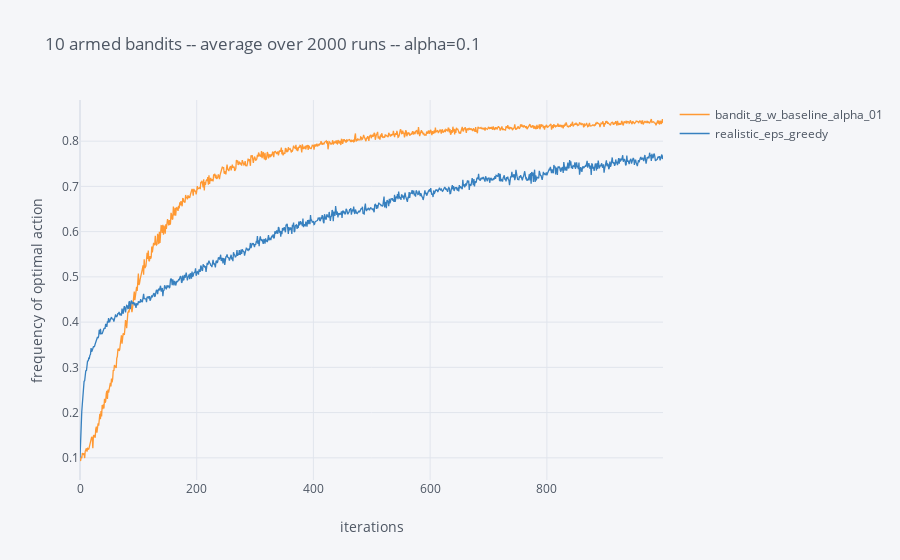

Notebook code for this chart:
### Code cell
df = pd.DataFrame(dtype=float)


array_w_baseline_alpha_01 = (matrix_choices7 == array_best_choice7.reshape((-1,1))).sum(axis=0) / N_RUN
array_eps_greedy_alpha = (matrix_choices5 == array_best_choice5.reshape((-1,1))).sum(axis=0) / N_RUN

df = df.assign(bandit_g_w_baseline_alpha_01=array_w_baseline_alpha_01,
               realistic_eps_greedy=array_eps_greedy_alpha)

df.iplot(title="10 armed bandits -- average over 2000 runs -- alpha=0.1",xTitle="iterations",
         yTitle="frequency of optimal action")

del df

### Figure 1 — Plotly figure (JSON) as saved in the notebook; plotly's stock layout.template omitted (floating-point values rounded to 4 significant figures; data arrays with more than 128 entries replaced by an {"elided": "..."} marker saying what was removed)
{"data": [{"line": {"color": "rgba(255, 153, 51, 1.0)", "dash": "solid", "shape": "linear", "width": 1.3}, "mode": "lines", "name": "bandit_g_w_baseline_alpha_01", "text": "", "type": "scatter", "x": {"elided": "1000 int values"}, "y": {"elided": "1000 float values"}}, {"line": {"color": "rgba(55, 128, 191, 1.0)", "dash": "solid", "shape": "linear", "width": 1.3}, "mode": "lines", "name": "realistic_eps_greedy", "text": "", "type": "scatter", "x": {"elided": "1000 int values"}, "y": {"elided": "1000 float values"}}], "layout": {"legend": {"bgcolor": "#F5F6F9", "font": {"color": "#4D5663"}}, "paper_bgcolor": "#F5F6F9", "plot_bgcolor": "#F5F6F9", "title": {"font": {"color": "#4D5663"}, "text": "10 armed bandits -- average over 2000 runs -- alpha=0.1"}, "xaxis": {"gridcolor": "#E1E5ED", "showgrid": true, "tickfont": {"color": "#4D5663"}, "title": {"font": {"color": "#4D5663"}, "text": "iterations"}, "zerolinecolor": "#E1E5ED"}, "yaxis": {"gridcolor": "#E1E5ED", "showgrid": true, "tickfont": {"color": "#4D5663"}, "title": {"font": {"color": "#4D5663"}, "text": "frequency of optimal action"}, "zerolinecolor": "#E1E5ED"}}}
